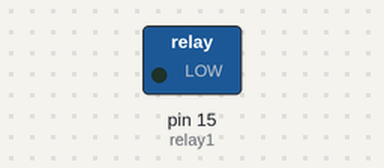
Recording of a sketch running on a simulated Arduino Uno, built with avr-gcc and run on an emulated ATmega328P. Parts: switched loads named in the sketch (green lamp = pin HIGH).

Above: at 3.0 s.
At 9.0 s:
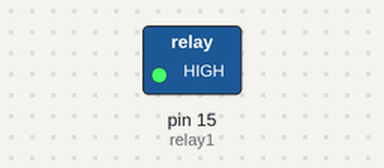
Timing chart, 0 to 15.6 s (numbered marks = the images above):
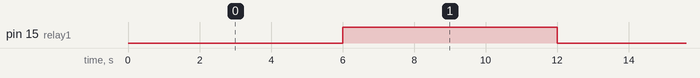

The sketch:

Pump_and_relay.ino
```cpp
int relay1 = 15 ;
void setup() {
  pinMode(relay1, OUTPUT);      // Initialize the LED_BUILTIN pin as an output
}

// the loop function runs over and over again forever
void loop() {
 digitalWrite(relay1, 0);
 delay(6000);
 digitalWrite(relay1, 1);   // สั่งปิดรีเลย์
 delay(6000);
}
```

Measured:
- by itself, pin 15 (relay1): alternates HIGH for 6.0 s and LOW for 6.0 s
